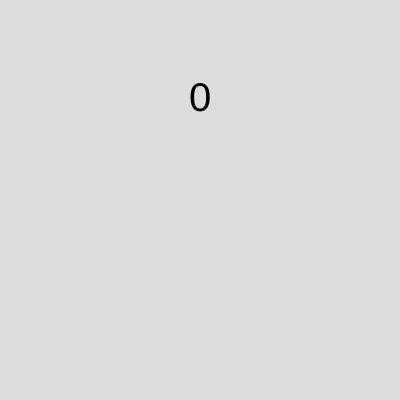
Frame 1 (no input)
Frame 60 (no input): identical to frame 1, image omitted
Frame 120 (the mouse pressed at the canvas centre since frame 60): identical to frame 1, image omitted

The p5.js sketch that drew this single still picture (run headless with seeded random() and noise() and a simulated clock; from frame 60 on, the mouse is pressed at the canvas centre):

// p5.js sketch
// ── sketch.js
function setup() {
  createCanvas(400, 400);
  textAlign(CENTER,CENTER);
}

function draw() {
  background(220);
  textSize(40);
  text(keyCode,200,100);
  if(keyCode==66){
    circle(200,300,50);
  }
}
